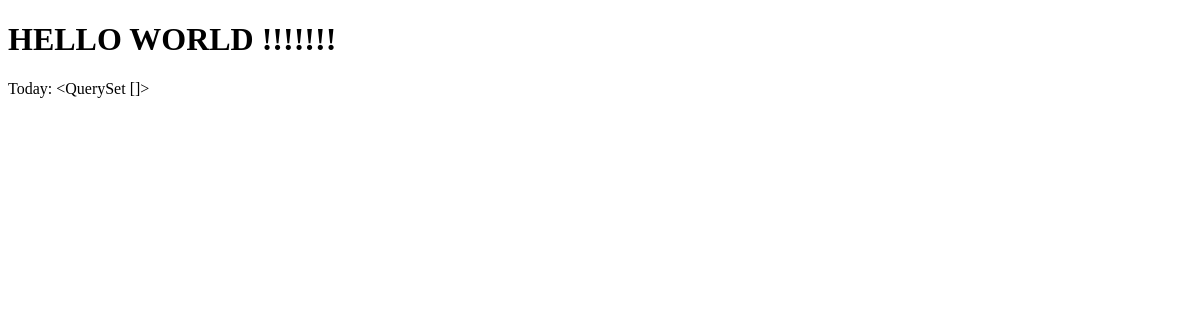
Page /home/ on the earlier database version.
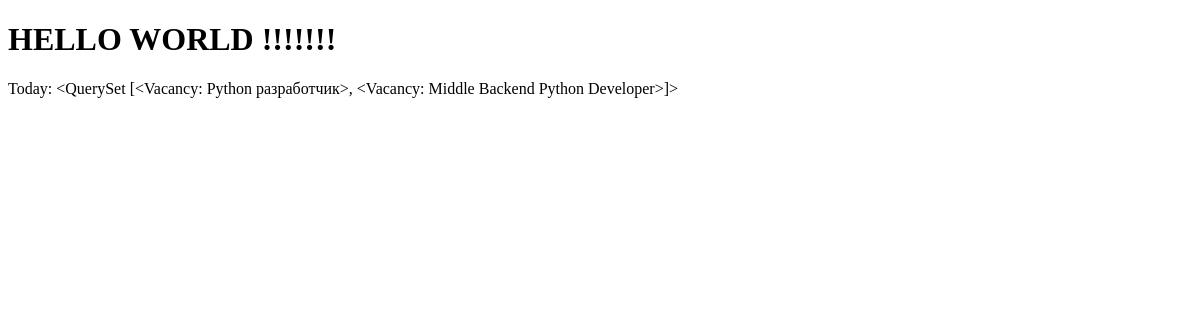
Same page on the later database version.
### scraping/models.py (models this page shows)
class Vacancy(models.Model):
    url = models.URLField(unique=True)
    title = models.CharField(max_length=250, verbose_name='Заголовок')
    company = models.CharField(max_length=250, verbose_name='Компания')
    description = models.TextField(verbose_name='Описание')
    city = models.ForeignKey('City', on_delete=models.CASCADE, verbose_name='Город')
    language = models.ForeignKey('Language', on_delete=models.CASCADE, verbose_name='Язык программирования')
    timestamp = models.DateField(auto_now_add=True)
    class Meta:
        verbose_name = 'Вакансия'
        verbose_name_plural = 'Вакансии'
    def __str__(self):
        return self.title

### scraping/views.py (the view)
# urls.py: path('home/', home_view),
def home_view(request):
    qs = Vacancy.objects.all()
    return render(request, 'home.html', {'object_list' : qs})

### templates/home.html (shortened to what this page needs)
<!DOCTYPE html>
<html lang="en">
<head>
</head>
<body>
    <h1>HELLO WORLD {{name}}!!!!!!!</h1>
    <p>Today: {{object_list}}</p>
</body>
</html>

Differences in the rows shown:
added Vacancy: title.title "<QuerySet [<Vacancy: Python разработчик>, <Vacancy: Middle Backend Python Developer>]>"
Other differences:
{{ object_list }}: "<QuerySet []>" → (not shown)
